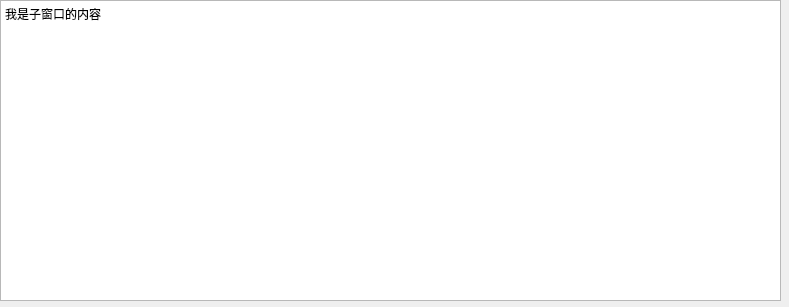
<?xml version="1.0" encoding="UTF-8"?>
<ui version="4.0">
 <class>Form</class>
 <widget class="QWidget" name="Form">
  <property name="geometry">
   <rect>
    <x>0</x>
    <y>0</y>
    <width>789</width>
    <height>307</height>
   </rect>
  </property>
  <property name="windowTitle">
   <string>Form</string>
  </property>
  <widget class="QTextEdit" name="textEdit">
   <property name="geometry">
    <rect>
     <x>0</x>
     <y>0</y>
     <width>781</width>
     <height>301</height>
    </rect>
   </property>
   <property name="html">
    <string>&lt;!DOCTYPE HTML PUBLIC &quot;-//W3C//DTD HTML 4.0//EN&quot; &quot;http://www.w3.org/TR/REC-html40/strict.dtd&quot;&gt;
&lt;html&gt;&lt;head&gt;&lt;meta name=&quot;qrichtext&quot; content=&quot;1&quot; /&gt;&lt;style type=&quot;text/css&quot;&gt;
p, li { white-space: pre-wrap; }
&lt;/style&gt;&lt;/head&gt;&lt;body style=&quot; font-family:'SimSun'; font-size:9pt; font-weight:400; font-style:normal;&quot;&gt;
&lt;p style=&quot; margin-top:0px; margin-bottom:0px; margin-left:0px; margin-right:0px; -qt-block-indent:0; text-indent:0px;&quot;&gt;我是子窗口的内容&lt;/p&gt;&lt;/body&gt;&lt;/html&gt;</string>
   </property>
  </widget>
 </widget>
 <resources/>
 <connections/>
</ui>
